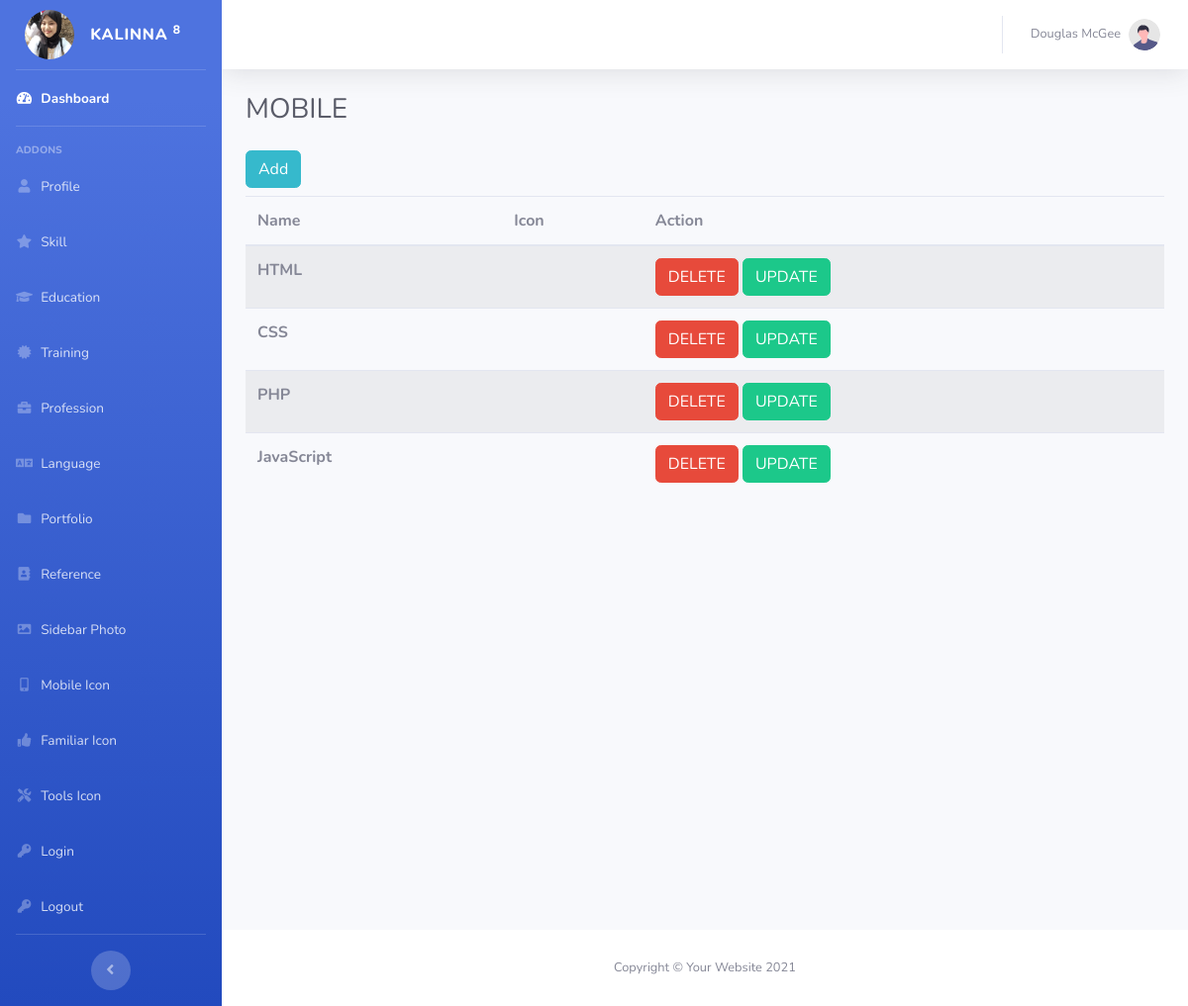
Screenshot of /back-end-sb-admin/startbootstrap-sb-admin-2-gh-pages/tabel_mobile.php (signed in) with the database file from the repository.
### tables this page shows
CREATE TABLE `mobile` (
  `id_mobile` int(11) NOT NULL,
  `nama` varchar(256) NOT NULL,
  `icon` varchar(256) NOT NULL
);

### back-end-sb-admin/startbootstrap-sb-admin-2-gh-pages/tabel_mobile.php (the view, shortened to what this page needs)
<?php
include "connection.php";
$select_mobile = mysqli_query($koneksi, "SELECT * FROM mobile ORDER BY id_mobile DESC");
?>
<?php include "header.php" ?>
<body id="page-top">
    <div id="wrapper">
        <?php include "sidebar.php" ?>
        <div id="content-wrapper" class="d-flex flex-column">
            <div id="content">
                <?php include "topbar.php" ?>
                <div class="container-fluid">
                    <div class="d-sm-flex align-items-center justify-content-between mb-4">
                        <h1 class="h3 mb-0 text-gray-800">MOBILE</h1>
                    </div>
                     <a href="form_mobile.php" class="btn btn-info mb-2">Add</a>
                    <table class="table table-striped">
                        <thead>
                            <tr>
                                <th scope="col">Name</th>
                                <th scope="col">Icon</th>
                                <th scope="col">Action</th>
                            </tr>
                        </thead>
                        <tbody>
                            <?php
                            while ($tampil = mysqli_fetch_object($select_mobile)):
                                ?>
                                <tr>
                                <th scope="row"><?php echo $tampil->nama; ?></th>
                                <td>
                            </td>
                            <td>
                                <a href="delete_mobile.php?id_mobile=<?php echo $tampil->id_mobile;?>"
                                class="btn btn-danger" onclick="return confirm ('Confirm to delete?')">DELETE</a>
                                <a href="update_form_mobile.php?id_mobile=<?php echo $tampil->id_mobile;?>"
                                class="btn btn-success">UPDATE</a>
                            </td>
                            </tr>
                            <?php endwhile ?>
                            </tbody>
                            </table>
            </div>
        </div>
            <?php include "footer.php" ?>
        </div>
    </div>
    <?php include "bottom.php" ?>

### rows the page displays
mobile: nama "HTML"
mobile: nama "CSS"
mobile: nama "PHP"
mobile: nama "JavaScript"
